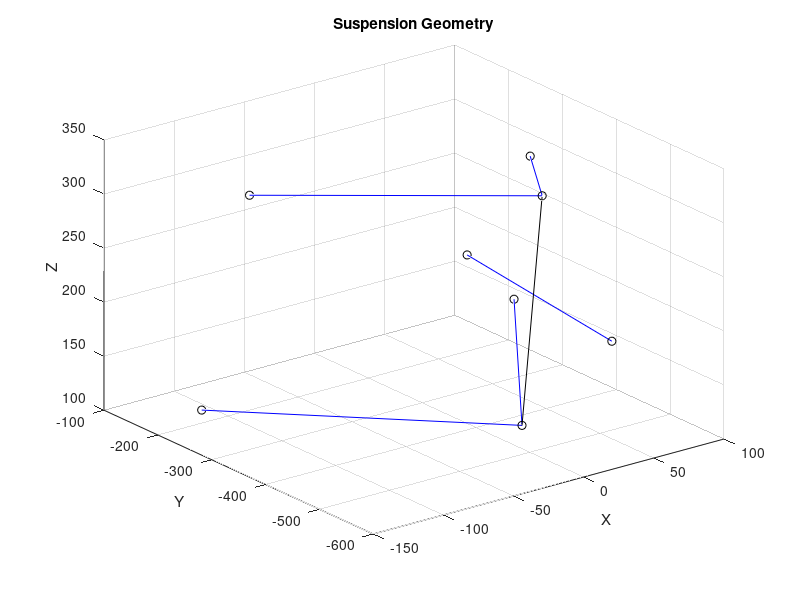

Recreate this plot in MATLAB. (Note: this script raises an error after producing the figure.)
clear all
close all
clc
tic
%% Coordinates
%Lower Wishbone
Xl = [-122.58;-10;100]; 
Yl = [-210;-511.51;-210]; % inner-front , outer , inner-rear
Zl = [115.69;131;140]; % inner-front , outer , inner-rear
%Upper Wishbone
Xu = [-100;15.306;100]; 
Yu = [-240;-483;-240]; % inner-front , outer  , inner-rear
Zu = [313.36;328;279.26]; % inner-front , outer , inner-rear
%Wheel Center
X_wc = [0];
Y_wc = [-556.14]; 
Z_wc = [220.9];
%Wheel Top
X_wct = X_wc;
Y_wct = Y_wc;
wheelradius = 220.9;
Z_wct = Z_wc + (wheelradius);
%Tierod
X_tie = [80;58.308]; %inner , outer
Y_tie = [-175;-500.36]; %inner , outer
Z_tie = [180;182.3]; %inner , outer

plot3(Xl,Yl,Zl,'b');hold on;
plot3(Xl,Yl,Zl,'ko')
plot3(Xu,Yu,Zu,'b')
plot3(Xu,Yu,Zu,'ko')
plot3(X_tie,Y_tie,Z_tie,'b')
plot3(X_tie,Y_tie,Z_tie,'ko')
plot3([Xu(2) Xl(2)],[Yu(2) Yl(2)],[Zu(2) Zl(2)],'k')
xlabel('X')
ylabel('Y')
zlabel('Z')
grid on
title('Suspension Geometry')

%% Calculating the length of front and aft link
lca_front = sqrt(((Xl(2)-Xl(1))^2) + ((Yl(2)-Yl(1))^2) + ((Zl(2)-Zl(1))^2));
lca_rear = sqrt(((Xl(2)-Xl(3))^2) + ((Yl(2)-Yl(3))^2) + ((Zl(2)-Zl(3))^2));
uca_front = sqrt(((Xu(2)-Xu(1))^2) + ((Yu(2)-Yl(1))^2) + ((Zu(2)-Zu(1))^2));
uca_rear = sqrt(((Xu(2)-Xu(3))^2) + ((Yu(2)-Yu(3))^2) + ((Zu(2)-Zu(3))^2));
upright = sqrt(((Xu(2)-Xl(2))^2) + ((Yu(2)-Yl(2))^2) + ((Zu(2)-Zl(2))^2));
tierod = sqrt(((X_tie(2)-X_tie(1))^2) + ((Y_tie(2)-Y_tie(1))^2) + ((Z_tie(2)-Z_tie(1))^2));
wc_uca = sqrt(((X_wc-Xu(2))^2) + ((Y_wc-Yu(2))^2) + ((Z_wc-Zu(2))^2));
wc_lca = sqrt(((X_wc-Xl(2))^2) + ((Y_wc-Yl(2))^2) + ((Z_wc-Zl(2))^2));
wc_tierod = sqrt(((X_wc-X_tie(2))^2) + ((Y_wc-Y_tie(2))^2) + ((Z_wc-Z_tie(2))^2));
tierod_lca = sqrt(((X_tie(2)-Xl(2))^2) + ((Y_tie(2)-Yl(2))^2) + ((Z_tie(2)-Zl(2))^2));
tierod_uca = sqrt(((X_tie(2)-Xu(2))^2) + ((Y_tie(2)-Yu(2))^2) + ((Z_tie(2)-Zu(2))^2));
wct_uca = sqrt(((X_wct-Xu(2))^2) + ((Y_wct-Yu(2))^2) + ((Z_wct-Zu(2))^2));
wct_lca = sqrt(((X_wct-Xl(2))^2) + ((Y_wct-Yl(2))^2) + ((Z_wct-Zl(2))^2));
wct_tierod = sqrt(((X_wct-X_tie(2))^2) + ((Y_wct-Y_tie(2))^2) + ((Z_wct-Z_tie(2))^2));

syms x_l y_l x_u y_u z_u x_tie y_tie z_tie

ind = 1;
min_zl = Zl(2)-30;
max_zl = Zl(2)+30;
h        = waitbar(0,'Solving','Name','SD_Kinematics');
for z_l = min_zl:10:max_zl
eqn_lca_f = (x_l-Xl(1))^2 + (y_l-Yl(1))^2 + (z_l-Zl(1))^2 - lca_front^2 == 0;
eqn_lca_r = (x_l-Xl(3))^2 + (y_l-Yl(3))^2 + (z_l-Zl(3))^2 - lca_rear^2 == 0;
eqn_upright = (x_u-x_l)^2 + (y_u-y_l)^2 + (z_u-z_l)^2 - upright^2 == 0;
eqn_uca_f = (x_u-Xu(1))^2 + (y_u-Yl(1))^2 + (z_u-Zu(1))^2 - uca_front^2 == 0;
eqn_uca_r = (x_u-Xu(3))^2 + (y_u-Yu(3))^2 + (z_u-Zu(3))^2 - uca_rear^2 == 0;
eqn_tierod = ((x_tie-X_tie(1))^2) + ((y_tie-Y_tie(1))^2) + ((z_tie-Z_tie(1))^2) - (tierod^2) == 0;
eqn_tierod_lca = ((x_tie-x_l)^2) + ((y_tie-y_l)^2) + ((z_tie-z_l)^2) - (tierod_lca^2) == 0;
eqn_tierod_uca = ((x_tie-x_u)^2) + ((y_tie-y_u)^2) + ((z_tie-z_u)^2) - (tierod_uca^2) == 0;

eqns = [eqn_lca_f,eqn_lca_r,eqn_uca_f,eqn_uca_r,eqn_upright,eqn_tierod,eqn_tierod_lca,eqn_tierod_uca];

Out = solve(eqns,[x_l,y_l,x_u,y_u,z_u,x_tie,y_tie,z_tie]);
x_lower(ind,:) = double(Out.x_l);
y_lower(ind,:) = (double(Out.y_l));
z_lower(ind,:) = z_l;
x_upper(ind,:) = double(Out.x_u);
y_upper(ind,:) = (double(Out.y_u));
z_upper(ind,:) = double(Out.z_u);
x_tierod(ind,:) = double(Out.x_tie);
y_tierod(ind,:) = double(Out.y_tie);
z_tierod(ind,:) = double(Out.z_tie);

ind = ind+1;
waitbar((z_l/max_zl)/1,h,['Travel = ' num2str(z_l,'%4.1f') 'mm'])
end
hold on
close(h)
%% Finding the right solution (temp)
[mid mid] = min(abs(z_lower - Zl(2)));
inx = ((x_upper(mid,:)-Xu(2))<0.001) .* ((y_upper(mid,:)-Yu(2))<0.001) .* ((z_upper(mid,:)-Zu(2))<0.001);
inx = find(inx==1);
i = inx(1);
x_lower = x_lower(:,i);
y_lower = y_lower(:,i);
% z_lower = z_lower(:,i);
x_upper = x_upper(:,i);
y_upper = y_upper(:,i);
z_upper = z_upper(:,i);
x_tierod = x_tierod(:,i);
y_tierod = y_tierod(:,i);
z_tierod = z_tierod(:,i);

plot3(x_lower,y_lower,z_lower,'*')
plot3(x_upper,y_upper,z_upper,'*')
plot3(x_tierod,y_tierod,z_tierod,'*')

syms x_wc y_wc z_wc x_wct y_wct z_wct
for i = 1:length(x_lower)
    
eqn_wc_uca = ((x_wc-x_upper(i))^2) + ((y_wc-y_upper(i))^2) + ((z_wc-z_upper(i))^2) - (wc_uca^2) == 0;
eqn_wc_lca = ((x_wc-x_lower(i))^2) + ((y_wc-y_lower(i))^2) + ((z_wc-z_lower(i))^2) - (wc_lca^2) == 0;
eqn_wc_tierod = ((x_wc-x_tierod(i))^2) + ((y_wc-y_tierod(i))^2) + ((z_wc-z_tierod(i))^2) - (wc_tierod^2) == 0;
eqn_wct_uca = ((x_wct-x_upper(i))^2) + ((y_wct-y_upper(i))^2) + ((z_wct-z_upper(i))^2) - (wct_uca^2) == 0;
eqn_wct_lca = ((x_wct-x_lower(i))^2) + ((y_wct-y_lower(i))^2) + ((z_wct-z_lower(i))^2) - (wct_lca^2) == 0;
eqn_wct_tierod = ((x_wct-x_tierod(i))^2) + ((y_wct-y_tierod(i))^2) + ((z_wct-z_tierod(i))^2) - (wct_tierod^2) == 0;

eqn = [eqn_wc_uca,eqn_wc_lca,eqn_wc_tierod];
Out = solve(eqn,[x_wc,y_wc,z_wc]);
x_center(i,:) = double(Out.x_wc);
y_center(i,:) = double(Out.y_wc);
z_center(i,:) = double(Out.z_wc);

eqn = [eqn_wct_uca,eqn_wct_lca,eqn_wct_tierod];
Out1 = solve(eqn,[x_wct,y_wct,z_wct]);
x_centert(i,:) = double(Out1.x_wct);
y_centert(i,:) = double(Out1.y_wct);
z_centert(i,:) = double(Out1.z_wct);
end
[mid mid] = min(abs(z_lower - Zl(2)));
inx = ((x_center(mid,:)-X_wc)<0.001) .* ((y_center(mid,:)-Y_wc)<0.001) .* ((z_center(mid,:)-Z_wc)<0.001);
inx = find(inx==1);
i = inx(1);
x_center = x_center(:,i);
y_center = y_center(:,i);
z_center = z_center(:,i);
[mid mid] = min(abs(z_lower - Zl(2)));
inx = ((x_centert(mid,:)-X_wct)<0.001) .* ((y_centert(mid,:)-Y_wct)<0.001) .* ((z_centert(mid,:)-Z_wct)<0.001);
inx = find(inx==1);
i = inx(1);
x_centert = x_centert(:,i);
y_centert = y_centert(:,i);
z_centert = z_centert(:,i);
plot3(x_center,y_center,z_center,'*')
plot3(X_wc,Y_wc,Z_wc,'k*')
plot3(x_centert,y_centert,z_centert,'*')
plot3(X_wct,Y_wct,Z_wct,'k*')

%% Post Processing
ydist = y_centert - y_center;
zdist = z_centert - z_center;
camber = atand(ydist./zdist) + (-1*(atand((y_lower(mid)-y_upper(mid))/(z_lower(mid)-z_upper(mid)))));
% x_dist = x_tierod - x_center;
% y_dist = y_tierod - y_center;
% toe = atand(y_dist./x_dist) - (atand(y_dist(mid)/x_dist(mid)));
figure;plot(z_lower - z_lower(mid),camber)
solver_time = toc;
% grid on;xlabel('Lower Wishbone Outer balljoint Z travel');ylabel('Camber Angle');